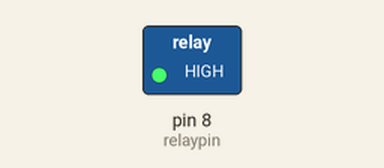
The sketch below on a simulated Arduino Uno, built with avr-gcc and run on an emulated ATmega328P. Parts: switched loads named in the sketch (green lamp = pin HIGH).

Above: at 1.0 s.
At 3.0 s:
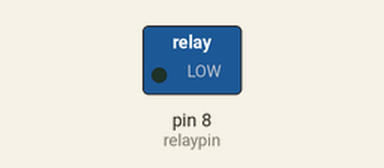
Timing chart, 0 to 5.2 s (numbered marks = the images above):
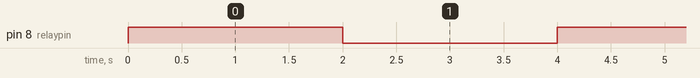

Measured:
- by itself, pin 8 (relaypin): alternates HIGH for 2.0 s and LOW for 2.0 s

The sketch:

Relay_Module_application.ino
```cpp
const int relaypin=8;
//const int ldrpin=5;
int pirvalue=0;
int ldrvalue=0;
//const int spin=4;

void setup() {
  // put your setup code here, to run once:pinMode(relaypin,OUTPUT);
pinMode(relaypin,OUTPUT);

}

void loop() {
// put your main code here, to run repeatedly:

digitalWrite(relaypin,HIGH);
delay(2000);

 digitalWrite(relaypin,LOW);
 delay(2000);
}
```
